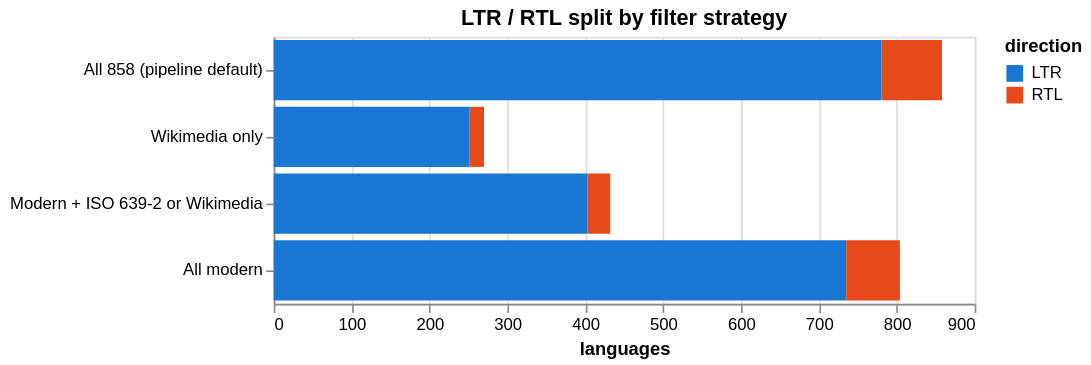

Notebook code for this chart:
### Code cell
# Stacked LTR/RTL breakdown
dir_rows = []
for _, r in filter_df.iterrows():
    dir_rows.append({"filter": r["filter"], "direction": "LTR", "count": r["ltr"]})
    dir_rows.append({"filter": r["filter"], "direction": "RTL", "count": r["rtl"]})
dir_df = pd.DataFrame(dir_rows)

dir_bar = alt.Chart(dir_df).mark_bar().encode(
    y=alt.Y("filter:N", sort=filter_order, title=None),
    x=alt.X("count:Q", title="languages"),
    color=alt.Color("direction:N",
        scale=alt.Scale(domain=["LTR", "RTL"], range=["#1976d2", "#e64a19"]),
        title="direction"),
    tooltip=["filter:N", "direction:N", "count:Q"],
).properties(width=420, height=160, title="LTR / RTL split by filter strategy")

dir_bar

### Figure 1 — Vega specification as saved in the notebook (floating-point values rounded to 4 significant figures)
{"$schema": "https://vega.github.io/schema/vega/v6.json", "data": [{"name": "source_0"}, {"name": "data_0", "values": [{"count": 780, "count_end": 780.0, "count_start": 0.0, "direction": "LTR", "filter": "All 858 (pipeline default)"}, {"count": 78, "count_end": 858.0, "count_start": 780.0, "direction": "RTL", "filter": "All 858 (pipeline default)"}, {"count": 251, "count_end": 251.0, "count_start": 0.0, "direction": "LTR", "filter": "Wikimedia only"}, {"count": 19, "count_end": 270.0, "count_start": 251.0, "direction": "RTL", "filter": "Wikimedia only"}, {"count": 403, "count_end": 403.0, "count_start": 0.0, "direction": "LTR", "filter": "Modern + ISO 639-2 or Wikimedia"}, {"count": 29, "count_end": 432.0, "count_start": 403.0, "direction": "RTL", "filter": "Modern + ISO 639-2 or Wikimedia"}, {"count": 735, "count_end": 735.0, "count_start": 0.0, "direction": "LTR", "filter": "All modern"}, {"count": 69, "count_end": 804.0, "count_start": 735.0, "direction": "RTL", "filter": "All modern"}]}, {"name": "source_0_y_domain_filter", "values": [{"filter": "All 858 (pipeline default)", "sort_field": 0.0}, {"filter": "Wikimedia only", "sort_field": 1.0}, {"filter": "Modern + ISO 639-2 or Wikimedia", "sort_field": 2.0}, {"filter": "All modern", "sort_field": 3.0}]}], "marks": [{"type": "rect", "name": "marks", "from": {"data": "data_0"}, "encode": {"update": {"fill": {"field": "direction", "scale": "color"}, "x": {"field": "count_end", "scale": "x"}, "y": {"field": "filter", "scale": "y"}, "tooltip": {"signal": "{\"filter\": isValid(datum[\"filter\"]) ? datum[\"filter\"] : \"\"+datum[\"filter\"], \"direction\": isValid(datum[\"direction\"]) ? datum[\"direction\"] : \"\"+datum[\"direction\"], \"count\": format(datum[\"count\"], \"\")}"}, "height": {"signal": "max(0.25, bandwidth('y'))"}, "x2": {"field": "count_start", "scale": "x"}}}, "style": ["bar"]}], "scales": [{"name": "x", "type": "linear", "domain": {"data": "data_0", "fields": ["count_start", "count_end"]}, "range": [0, {"signal": "width"}], "nice": true, "zero": true}, {"name": "y", "type": "band", "domain": {"data": "source_0_y_domain_filter", "field": "filter", "sort": {"op": "max", "field": "sort_field"}}, "range": [0, {"signal": "height"}], "paddingInner": 0.1, "paddingOuter": 0.05}, {"name": "color", "type": "ordinal", "domain": ["LTR", "RTL"], "range": ["#1976d2", "#e64a19"]}], "axes": [{"scale": "x", "aria": false, "zindex": 0, "maxExtent": 0, "minExtent": 0, "gridScale": "y", "labels": false, "domain": false, "tickCount": {"signal": "ceil(width/40)"}, "grid": true, "orient": "bottom", "ticks": false}, {"scale": "x", "title": "languages", "orient": "bottom", "grid": false, "labelOverlap": true, "labelFlush": true, "zindex": 0, "tickCount": {"signal": "ceil(width/40)"}}, {"scale": "y", "zindex": 0, "grid": false, "orient": "left"}], "title": {"text": "LTR / RTL split by filter strategy", "frame": "group"}, "width": 420, "height": 160, "legends": [{"title": "direction", "fill": "color", "symbolType": "square"}], "background": "white", "style": "cell", "padding": 5}
